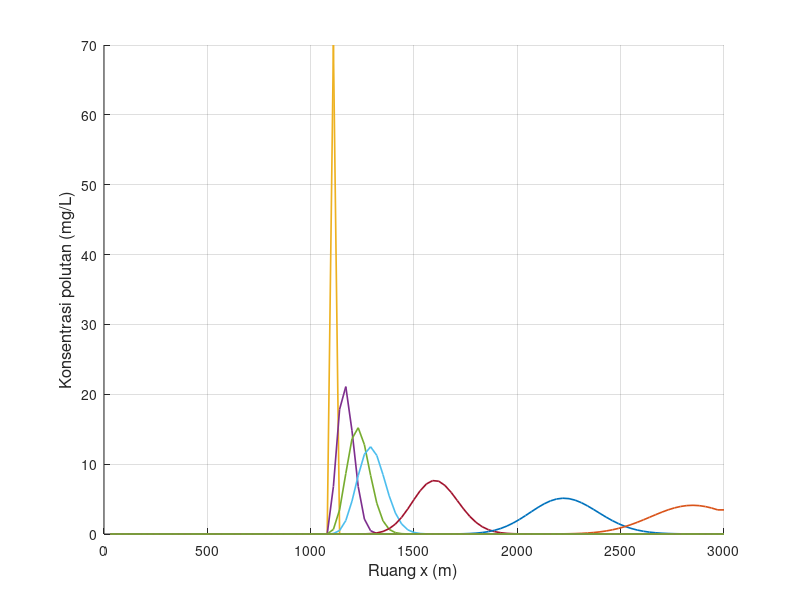

The MATLAB script that drew this image: (Note: this script raises an error after producing the figure.)
clear; clc; close all;

% Feby Syarief Al A`raaf
% 26050124130087
% Oseanografi C

% Simulasi adveksi 1 dimensi dengan metode Upstream
% Sumber polutan diskontinu
% NIM ganjil, xyz = 087, sehingga z = 7 dan 0.zyx = 0.780

x_digit = 0;
y_digit = 8;
z_digit = 7;

u_xyz    = 0.780;
C_source = 10 * z_digit;

n_plot = [0, ...
    10 + z_digit, 20 + z_digit, 30 + z_digit, 40 + z_digit, ...
    50 + z_digit, 100 + z_digit, 200 + z_digit, 300 + z_digit, ...
    500 + z_digit, 800 + z_digit, 1000 + z_digit];

L = 3000;
T = 10800;

scenario(1).nama = 'Skenario 1';
scenario(1).dx   = 30;
scenario(1).dt   = 8;
scenario(1).u    = u_xyz;
scenario(1).n    = 20 + z_digit;
scenario(1).m    = 30 + z_digit;

scenario(2).nama = 'Skenario 2';
scenario(2).dx   = 60;
scenario(2).dt   = 8;
scenario(2).u    = u_xyz;
scenario(2).n    = 20 + z_digit;
scenario(2).m    = 60 + z_digit;

scenario(3).nama = 'Skenario 3';
scenario(3).dx   = 15;
scenario(3).dt   = 8;
scenario(3).u    = u_xyz;
scenario(3).n    = 20 + z_digit;
scenario(3).m    = 15 + z_digit;

scenario(4).nama = 'Skenario 4';
scenario(4).dx   = 30;
scenario(4).dt   = 8;
scenario(4).u    = 0.5 * u_xyz;
scenario(4).n    = 20 + z_digit;
scenario(4).m    = 30 + z_digit;

scenario(5).nama = 'Skenario 5';
scenario(5).dx   = 30;
scenario(5).dt   = 8;
scenario(5).u    = 2 * u_xyz;
scenario(5).n    = 20 + z_digit;
scenario(5).m    = 30 + z_digit;

scenario(6).nama = 'Skenario 6';
scenario(6).dx   = 30;
scenario(6).dt   = 8;
scenario(6).u    = -u_xyz;
scenario(6).n    = 20 + z_digit;
scenario(6).m    = 30 + z_digit;

scenario(7).nama = 'Skenario 7';
scenario(7).dx   = 30;
scenario(7).dt   = 2;
scenario(7).u    = u_xyz;
scenario(7).n    = 100 + z_digit;
scenario(7).m    = 30 + z_digit;

scenario(8).nama = 'Skenario 8';
scenario(8).dx   = 30;
scenario(8).dt   = 16;
scenario(8).u    = u_xyz;
scenario(8).n    = 10 + z_digit;
scenario(8).m    = 30 + z_digit;

folder_output = 'output_Diskontinu_Upstream_Polutan_Terhadap_Ruang';
if ~exist(folder_output, 'dir')
    mkdir(folder_output);
end

for s = 1:numel(scenario)
    
    fprintf('\nMemproses %s\n', scenario(s).nama);
    
    dx       = scenario(s).dx;
    dt       = scenario(s).dt;
    u        = scenario(s).u;
    n_source = scenario(s).n;
    m_source = scenario(s).m;
    
    M_grid = round(L / dx);
    Mmax   = max(M_grid, m_source);
    Nmax   = round(T / dt);
    
    courant = u * dt / dx;
    
    fprintf('dx = %.3f m, dt = %.3f s, u = %.3f m/s, n = %d, m = %d\n', ...
        dx, dt, u, n_source, m_source);
    fprintf('Mmax = %d, Nmax = %d, C = %.4f\n', Mmax, Nmax, courant);
    
    if any(n_plot > Nmax)
        n_tidak_valid = n_plot(n_plot > Nmax);
        fprintf('%s: n = %s melebihi Nmax = %d sehingga tidak digrafikkan.\n', ...
            scenario(s).nama, mat2str(n_tidak_valid), Nmax);
    end
    
    F0 = zeros(1, Mmax);
    F  = zeros(1, Mmax);
    
    x_space  = (1:Mmax) * dx;
    snapshot = NaN(length(n_plot), Mmax);
    
    F0(:) = 0;
    
    % Sumber diskontinu pada n = 0
    if n_source == 0
        F0(m_source) = C_source;
    end
    
    idx0 = find(n_plot == 0, 1);
    if ~isempty(idx0)
        snapshot(idx0, :) = F0;
    end
    
    % Loop waktu Upstream
    for J = 1:Nmax
        
        % Boundary condition
        F0(1)    = F0(2);
        F0(Mmax) = F0(Mmax-1);
        
        % Skema Upstream
        for i = 2:(Mmax-1)
            if u >= 0
                F(i) = F0(i) - (u * dt / dx) * (F0(i) - F0(i-1));
            else
                F(i) = F0(i) - (u * dt / dx) * (F0(i+1) - F0(i));
            end
        end
        
        % Boundary condition untuk hasil baru
        F(1)    = F(2);
        F(Mmax) = F(Mmax-1);
        
        % Sumber diskontinu hanya diberikan sekali pada (n_source, m_source)
        if J == n_source
            F(m_source) = C_source;
        end
        
        idx_snap = find(n_plot == J, 1);
        if ~isempty(idx_snap)
            snapshot(idx_snap, :) = F;
        end
        
        F0 = F;
    end
    
    fig = figure('Visible', 'off', 'Position', [100 100 1400 600]);
    hold on;
    
    legend_text = {};
    
    for k = 1:length(n_plot)
        
        if all(isnan(snapshot(k, :)))
            continue;
        end
        
        plot(x_space, snapshot(k, :), 'LineWidth', 1.2);
        legend_text{end+1} = sprintf('n = %d', n_plot(k));
    end
    
    grid on;
    xlabel('Ruang x (m)', 'FontSize', 12);
    ylabel('Konsentrasi polutan (mg/L)', 'FontSize', 12);
    title(sprintf('%s - Konsentrasi polutan terhadap ruang (Upstream)', scenario(s).nama), ...
        'Feby Syarief-0087-Ose C', 'FontSize', 14, 'FontWeight', 'bold');
    xlim([x_space(1), x_space(end)]);
    
    y_max = max(snapshot(:), [], 'omitnan');
    if isempty(y_max) || isnan(y_max) || y_max <= 0
        ylim([0 1]);
    else
        ylim([0, max(C_source * 1.2, y_max * 1.1)]);
    end
    
    set(gca, 'FontSize', 11);
    
    legend(legend_text, ...
        'Location', 'northwest', ...
        'FontSize', 8, ...
        'NumColumns', 2, ...
        'Box', 'on');
    
    hold off;
    
    nama_file = sprintf('upstream_diskontinu_ruang_skenario_%d.png', s);
    saveas(fig, fullfile(folder_output, nama_file));
    close(fig);
    
    fprintf('%s selesai diproses.\n', scenario(s).nama);
end

fprintf('\nSemua skenario telah selesai diproses.\n');
